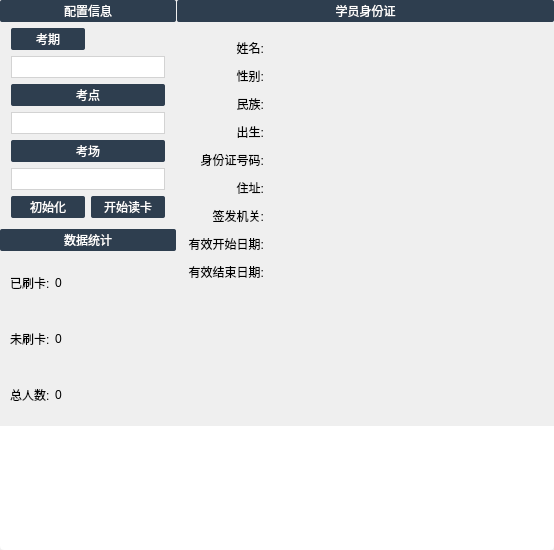
<?xml version="1.0" encoding="UTF-8"?>
<ui version="4.0">
 <class>MainWidget</class>
 <widget class="QWidget" name="MainWidget">
  <property name="geometry">
   <rect>
    <x>0</x>
    <y>0</y>
    <width>554</width>
    <height>550</height>
   </rect>
  </property>
  <property name="windowTitle">
   <string>点考刷卡系统</string>
  </property>
  <property name="styleSheet">
   <string notr="true">* {
	
}
.MainWidget {

}

.ContainerWidget {
	background: white;
}

.TitleLabel {
	border: none;
	color: #333;
	background: rgb(238,240,243);
	/*background-image: url(:/icon/bg-2.png);*/
	text-align: left;
	icon-size: 27px 20px;
	padding-left: 5px;
	min-height: 30px;
	max-height: 30px;
	font-weight: normal;
}
#settingLabel {
	qproperty-icon: url(:/icon/icon01.png);
}
#personLabel {
	qproperty-icon: url(:/icon/icon02.png);
}
#statisticLabel {
	qproperty-icon: url(:/icon/icon03.png);
}

.IconLabel {
	border: none;
	background: white;
	text-align: left;
	icon-size: 27px 20px;
	padding-left: 1px;
	min-height: 27px;
	max-height: 27px;
}
#siteLabel {
	qproperty-icon: url(:/icon/zhukao.png);
}
#periodUnitLabel {
	qproperty-icon: url(:/icon/kaoqi.png);
}
#roomLabel {
	qproperty-icon: url(:/icon/kaodian.png);
}

#sideWidget,
#statisticWidget {
	min-width: 176px;
	max-width: 176px;
}

#infoLabel {
	background: white;
	padding: 10px 10px;
	border: 2px solid white;
	text-align: center;
	font-size: 16px;
	min-height: 100px;
	max-height: 100px;
	border-bottom-left-radius: 4px;
	border-bottom-right-radius: 4px;
}

#infoLabel[error=true] {
	/*border: 2px dashed rgb(205,0,0);*/
	color: red;
}

#pictureLabel {
	background: url(:/icon/person.png);
}

.PersonInfoLabel {
	border: none;
	border-bottom: 1px solid lightgray;
}

.QComboBox {
	color: black;
	background: white;
	border: 1px solid lightgray;
	height: 20px;
}

.QComboBox:drop-down {
	width: 10px;
	height: 10px;
	border: 0px solid gray;
	subcontrol-origin: margin;
	subcontrol-position: right center;
	margin-right: 5px;
}

.QComboBox::down-arrow {
	image: url(:/icon/arrow-down.png);
}
.QComboBox::down-arrow:on {
	top: 1px;
	left: 1px;
}
.QLineEdit {
	height: 20px;
	border: 1px solid lightgray;
}
.QPushButton {
	border: 0px solid 9c41cc;
	color: white;
	min-height: 22px;
	background: rgb(46,62,79);
	padding-left: 5px;
	padding-right: 5px;
	border-radius: 2px;
}
.QPushButton:hover {
	color: #DDD;
}
.QPushButton:pressed {
	color: #BBB;
}
</string>
  </property>
  <layout class="QGridLayout" name="gridLayout_4">
   <property name="leftMargin">
    <number>0</number>
   </property>
   <property name="topMargin">
    <number>0</number>
   </property>
   <property name="rightMargin">
    <number>0</number>
   </property>
   <property name="bottomMargin">
    <number>0</number>
   </property>
   <property name="spacing">
    <number>1</number>
   </property>
   <item row="1" column="0">
    <widget class="QWidget" name="statisticWidget" native="true">
     <property name="class" stdset="0">
      <string>ContainerWidget</string>
     </property>
     <layout class="QVBoxLayout" name="verticalLayout_2">
      <property name="leftMargin">
       <number>0</number>
      </property>
      <property name="topMargin">
       <number>0</number>
      </property>
      <property name="rightMargin">
       <number>0</number>
      </property>
      <property name="bottomMargin">
       <number>5</number>
      </property>
      <item>
       <widget class="QPushButton" name="statisticLabel">
        <property name="text">
         <string>数据统计</string>
        </property>
        <property name="flat">
         <bool>true</bool>
        </property>
        <property name="class" stdset="0">
         <string>TitleLabel</string>
        </property>
       </widget>
      </item>
      <item>
       <widget class="QWidget" name="widget_3" native="true">
        <layout class="QGridLayout" name="gridLayout_2">
         <property name="leftMargin">
          <number>10</number>
         </property>
         <property name="topMargin">
          <number>0</number>
         </property>
         <property name="rightMargin">
          <number>10</number>
         </property>
         <property name="bottomMargin">
          <number>0</number>
         </property>
         <property name="spacing">
          <number>5</number>
         </property>
         <item row="0" column="0">
          <widget class="QLabel" name="label_5">
           <property name="text">
            <string>已刷卡:</string>
           </property>
          </widget>
         </item>
         <item row="0" column="1">
          <widget class="QLabel" name="synchronizedCountLabel">
           <property name="sizePolicy">
            <sizepolicy hsizetype="Expanding" vsizetype="Preferred">
             <horstretch>0</horstretch>
             <verstretch>0</verstretch>
            </sizepolicy>
           </property>
           <property name="text">
            <string>0</string>
           </property>
          </widget>
         </item>
         <item row="1" column="0">
          <widget class="QLabel" name="label_6">
           <property name="text">
            <string>未刷卡:</string>
           </property>
          </widget>
         </item>
         <item row="1" column="1">
          <widget class="QLabel" name="unsynchronizedCountLabel">
           <property name="text">
            <string>0</string>
           </property>
          </widget>
         </item>
         <item row="2" column="0">
          <widget class="QLabel" name="label_8">
           <property name="text">
            <string>总人数:</string>
           </property>
          </widget>
         </item>
         <item row="2" column="1">
          <widget class="QLabel" name="totalLabel">
           <property name="text">
            <string>0</string>
           </property>
          </widget>
         </item>
        </layout>
       </widget>
      </item>
     </layout>
    </widget>
   </item>
   <item row="0" column="0">
    <widget class="QWidget" name="sideWidget" native="true">
     <property name="class" stdset="0">
      <string>ContainerWidget</string>
     </property>
     <layout class="QVBoxLayout" name="verticalLayout">
      <property name="leftMargin">
       <number>0</number>
      </property>
      <property name="topMargin">
       <number>0</number>
      </property>
      <property name="rightMargin">
       <number>0</number>
      </property>
      <property name="bottomMargin">
       <number>10</number>
      </property>
      <item>
       <widget class="QPushButton" name="settingLabel">
        <property name="text">
         <string>配置信息</string>
        </property>
        <property name="flat">
         <bool>true</bool>
        </property>
        <property name="class" stdset="0">
         <string>TitleLabel</string>
        </property>
       </widget>
      </item>
      <item>
       <widget class="QWidget" name="sideInnerWidget" native="true">
        <layout class="QGridLayout" name="gridLayout">
         <property name="topMargin">
          <number>0</number>
         </property>
         <property name="bottomMargin">
          <number>0</number>
         </property>
         <item row="2" column="0" colspan="2">
          <widget class="QPushButton" name="siteLabel">
           <property name="text">
            <string>考点</string>
           </property>
           <property name="flat">
            <bool>true</bool>
           </property>
           <property name="class" stdset="0">
            <string>IconLabel</string>
           </property>
          </widget>
         </item>
         <item row="3" column="0" colspan="2">
          <widget class="QComboBox" name="siteComboBox"/>
         </item>
         <item row="6" column="0" colspan="2">
          <widget class="QPushButton" name="roomLabel">
           <property name="text">
            <string>考场</string>
           </property>
           <property name="flat">
            <bool>true</bool>
           </property>
           <property name="class" stdset="0">
            <string>IconLabel</string>
           </property>
          </widget>
         </item>
         <item row="8" column="0">
          <widget class="QPushButton" name="loadExamButton">
           <property name="text">
            <string>初始化</string>
           </property>
           <property name="flat">
            <bool>true</bool>
           </property>
          </widget>
         </item>
         <item row="7" column="0" colspan="2">
          <widget class="QComboBox" name="roomComboBox"/>
         </item>
         <item row="8" column="1">
          <widget class="QPushButton" name="toggleReadButton">
           <property name="text">
            <string>开始读卡</string>
           </property>
           <property name="checkable">
            <bool>false</bool>
           </property>
           <property name="checked">
            <bool>false</bool>
           </property>
           <property name="flat">
            <bool>true</bool>
           </property>
          </widget>
         </item>
         <item row="0" column="0">
          <widget class="QPushButton" name="periodUnitLabel">
           <property name="text">
            <string>考期</string>
           </property>
           <property name="flat">
            <bool>true</bool>
           </property>
           <property name="class" stdset="0">
            <string>IconLabel</string>
           </property>
          </widget>
         </item>
         <item row="1" column="0" colspan="2">
          <widget class="QComboBox" name="periodUnitComboBox"/>
         </item>
        </layout>
       </widget>
      </item>
     </layout>
    </widget>
   </item>
   <item row="0" column="1" rowspan="2">
    <widget class="QWidget" name="personWidget" native="true">
     <property name="class" stdset="0">
      <string>ContainerWidget</string>
     </property>
     <layout class="QVBoxLayout" name="verticalLayout_3">
      <property name="leftMargin">
       <number>0</number>
      </property>
      <property name="topMargin">
       <number>0</number>
      </property>
      <property name="rightMargin">
       <number>0</number>
      </property>
      <property name="bottomMargin">
       <number>0</number>
      </property>
      <item>
       <widget class="QPushButton" name="personLabel">
        <property name="text">
         <string>学员身份证</string>
        </property>
        <property name="flat">
         <bool>true</bool>
        </property>
        <property name="class" stdset="0">
         <string>TitleLabel</string>
        </property>
       </widget>
      </item>
      <item>
       <widget class="QWidget" name="widget_4" native="true">
        <layout class="QGridLayout" name="gridLayout_3">
         <property name="verticalSpacing">
          <number>10</number>
         </property>
         <item row="4" column="1">
          <widget class="QLabel" name="cardIdLabel">
           <property name="text">
            <string/>
           </property>
           <property name="class" stdset="0">
            <string>PersonInfoLabel</string>
           </property>
          </widget>
         </item>
         <item row="8" column="1" colspan="2">
          <widget class="QLabel" name="validEndLabel">
           <property name="text">
            <string/>
           </property>
           <property name="class" stdset="0">
            <string>PersonInfoLabel</string>
           </property>
          </widget>
         </item>
         <item row="0" column="1">
          <widget class="QLabel" name="nameLabel">
           <property name="sizePolicy">
            <sizepolicy hsizetype="Expanding" vsizetype="Preferred">
             <horstretch>0</horstretch>
             <verstretch>0</verstretch>
            </sizepolicy>
           </property>
           <property name="text">
            <string/>
           </property>
           <property name="class" stdset="0">
            <string>PersonInfoLabel</string>
           </property>
          </widget>
         </item>
         <item row="0" column="2" rowspan="5">
          <widget class="QLabel" name="pictureLabel">
           <property name="minimumSize">
            <size>
             <width>102</width>
             <height>126</height>
            </size>
           </property>
           <property name="maximumSize">
            <size>
             <width>102</width>
             <height>126</height>
            </size>
           </property>
           <property name="text">
            <string/>
           </property>
          </widget>
         </item>
         <item row="8" column="0">
          <widget class="QLabel" name="label_24">
           <property name="text">
            <string>有效结束日期:</string>
           </property>
           <property name="alignment">
            <set>Qt::AlignRight|Qt::AlignTrailing|Qt::AlignVCenter</set>
           </property>
          </widget>
         </item>
         <item row="2" column="0">
          <widget class="QLabel" name="label_16">
           <property name="text">
            <string>民族:</string>
           </property>
           <property name="alignment">
            <set>Qt::AlignRight|Qt::AlignTrailing|Qt::AlignVCenter</set>
           </property>
          </widget>
         </item>
         <item row="4" column="0">
          <widget class="QLabel" name="label_21">
           <property name="text">
            <string>身份证号码:</string>
           </property>
           <property name="alignment">
            <set>Qt::AlignRight|Qt::AlignTrailing|Qt::AlignVCenter</set>
           </property>
          </widget>
         </item>
         <item row="6" column="1" colspan="2">
          <widget class="QLabel" name="policeLabel">
           <property name="text">
            <string/>
           </property>
           <property name="class" stdset="0">
            <string>PersonInfoLabel</string>
           </property>
          </widget>
         </item>
         <item row="2" column="1">
          <widget class="QLabel" name="nationalityLabel">
           <property name="text">
            <string/>
           </property>
           <property name="class" stdset="0">
            <string>PersonInfoLabel</string>
           </property>
          </widget>
         </item>
         <item row="1" column="0">
          <widget class="QLabel" name="label_15">
           <property name="text">
            <string>性别:</string>
           </property>
           <property name="alignment">
            <set>Qt::AlignRight|Qt::AlignTrailing|Qt::AlignVCenter</set>
           </property>
          </widget>
         </item>
         <item row="5" column="0">
          <widget class="QLabel" name="label_14">
           <property name="text">
            <string>住址:</string>
           </property>
           <property name="alignment">
            <set>Qt::AlignRight|Qt::AlignTop|Qt::AlignTrailing</set>
           </property>
          </widget>
         </item>
         <item row="9" column="1">
          <spacer name="verticalSpacer">
           <property name="orientation">
            <enum>Qt::Vertical</enum>
           </property>
           <property name="sizeHint" stdset="0">
            <size>
             <width>20</width>
             <height>40</height>
            </size>
           </property>
          </spacer>
         </item>
         <item row="5" column="1" colspan="2">
          <widget class="QLabel" name="addressLabel">
           <property name="text">
            <string/>
           </property>
           <property name="class" stdset="0">
            <string>PersonInfoLabel</string>
           </property>
          </widget>
         </item>
         <item row="6" column="0">
          <widget class="QLabel" name="label_22">
           <property name="text">
            <string>签发机关:</string>
           </property>
           <property name="alignment">
            <set>Qt::AlignRight|Qt::AlignTop|Qt::AlignTrailing</set>
           </property>
          </widget>
         </item>
         <item row="3" column="0">
          <widget class="QLabel" name="label_17">
           <property name="text">
            <string>出生:</string>
           </property>
           <property name="alignment">
            <set>Qt::AlignRight|Qt::AlignTrailing|Qt::AlignVCenter</set>
           </property>
          </widget>
         </item>
         <item row="3" column="1">
          <widget class="QLabel" name="birthdayLabel">
           <property name="text">
            <string/>
           </property>
           <property name="class" stdset="0">
            <string>PersonInfoLabel</string>
           </property>
          </widget>
         </item>
         <item row="1" column="1">
          <widget class="QLabel" name="genderLabel">
           <property name="text">
            <string/>
           </property>
           <property name="class" stdset="0">
            <string>PersonInfoLabel</string>
           </property>
          </widget>
         </item>
         <item row="0" column="0">
          <widget class="QLabel" name="label_11">
           <property name="text">
            <string>姓名:</string>
           </property>
           <property name="alignment">
            <set>Qt::AlignRight|Qt::AlignTrailing|Qt::AlignVCenter</set>
           </property>
          </widget>
         </item>
         <item row="7" column="1" colspan="2">
          <widget class="QLabel" name="validStartLabel">
           <property name="text">
            <string/>
           </property>
           <property name="class" stdset="0">
            <string>PersonInfoLabel</string>
           </property>
          </widget>
         </item>
         <item row="7" column="0">
          <widget class="QLabel" name="label_23">
           <property name="text">
            <string>有效开始日期:</string>
           </property>
           <property name="alignment">
            <set>Qt::AlignRight|Qt::AlignTrailing|Qt::AlignVCenter</set>
           </property>
          </widget>
         </item>
        </layout>
       </widget>
      </item>
     </layout>
    </widget>
   </item>
   <item row="2" column="0" colspan="2">
    <widget class="QLabel" name="infoLabel">
     <property name="sizePolicy">
      <sizepolicy hsizetype="Preferred" vsizetype="Expanding">
       <horstretch>0</horstretch>
       <verstretch>0</verstretch>
      </sizepolicy>
     </property>
     <property name="text">
      <string/>
     </property>
     <property name="alignment">
      <set>Qt::AlignLeading|Qt::AlignLeft|Qt::AlignTop</set>
     </property>
     <property name="wordWrap">
      <bool>true</bool>
     </property>
    </widget>
   </item>
  </layout>
 </widget>
 <layoutdefault spacing="6" margin="11"/>
 <resources/>
 <connections/>
</ui>
